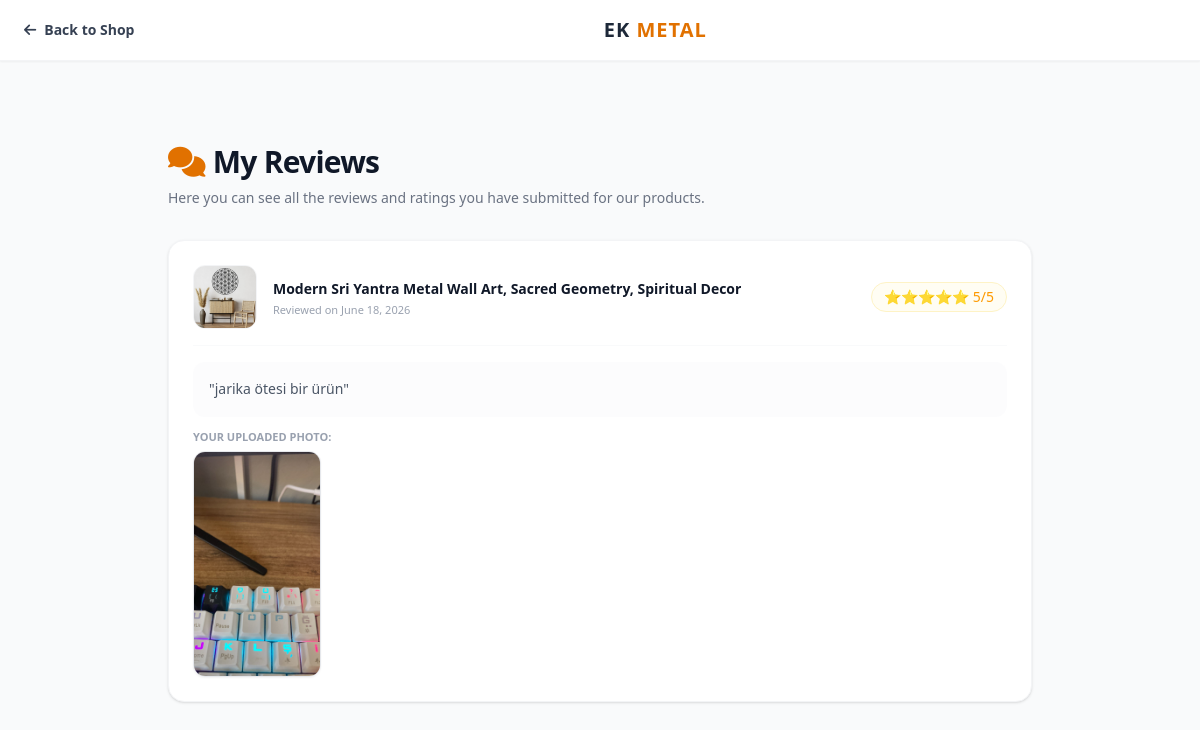
The page /my-reviews/ (signed in) on the database its author committed.
### shop/models.py (models this page shows, shortened)
class Review(models.Model):
    product = models.ForeignKey(Product, on_delete=models.CASCADE, related_name='reviews', verbose_name="Product")
    user = models.ForeignKey(User, on_delete=models.CASCADE, related_name='reviews', verbose_name="User")
    rating = models.PositiveIntegerField(default=5, verbose_name="Rating (1-5)")
    comment = models.TextField(verbose_name="Review Comment")
    image = models.ImageField(upload_to='reviews/', blank=True, null=True, verbose_name="Review Image")
    created_at = models.DateTimeField(auto_now_add=True)
    class Meta:
        verbose_name = "Product Review"
        verbose_name_plural = "Product Reviews"
        ordering = ['-created_at']

class Product(models.Model):
    category = models.ForeignKey(Category, on_delete=models.CASCADE, related_name='products', verbose_name="Category")
    title = models.CharField(max_length=200, verbose_name="Product Title")
    description = models.TextField(verbose_name="Product Description")
    description_features = models.TextField(blank=True, null=True, verbose_name="2. Açıklama (Kutulara Gidecek Kurumsal Metin)")
    price = models.DecimalField(max_digits=10, decimal_places=2, verbose_name="Base Price (Smallest Size)")
    discount_price = models.DecimalField(max_digits=10, decimal_places=2, null=True, blank=True, verbose_name="Discounted Base Price")
    stock = models.IntegerField(default=0, verbose_name="Stock Quantity")
    main_image = models.ImageField(upload_to='products/main/', verbose_name="Main Image")
    video = models.FileField(upload_to='products/videos/', null=True, blank=True, verbose_name="Product Video (Optional)")
    is_active = models.BooleanField(default=True, verbose_name="Is Active?")
    created_at = models.DateTimeField(auto_now_add=True, verbose_name="Created At")
    class Meta:
        verbose_name = "Product"
        verbose_name_plural = "Products"

### shop/views.py (the view)
# urls.py: path('my-reviews/', views.my_reviews_view, name='my_reviews'),
@login_required(login_url='/login/')
def my_reviews_view(request):
    user_reviews = request.user.reviews.all()
    context = {
        'reviews': user_reviews
    }
    return render(request, 'shop/my_reviews.html', context)

### shop/context_processors.py (called while the page is built)
def cart_item_count(request):
    if not request.user.is_authenticated:
        return {'cart_items_total': 0}
    try:
        cart = Cart.objects.get(user=request.user)
        total_items = sum(item.quantity for item in cart.items.all())
        return {'cart_items_total': total_items}
    except Cart.DoesNotExist:
        return {'cart_items_total': 0}

### shop/templates/shop/my_reviews.html (shortened to what this page needs)
<!DOCTYPE html>
<html lang="en">
<head>
    <script src="https://cdn.jsdelivr.net/npm/@tailwindcss/browser@4"></script>
    <link rel="stylesheet" href="https://cdnjs.cloudflare.com/ajax/libs/font-awesome/6.4.0/css/all.min.css">
</head>
<body class="bg-gray-50 text-gray-900 font-sans pt-24">
    <nav class="fixed top-0 left-0 w-full bg-white shadow-xs z-50 px-6 py-4 flex justify-between items-center border-b border-gray-100">
        <a href="/" class="text-gray-700 hover:text-amber-600 font-bold text-sm transition flex items-center gap-2">
            <i class="fa-solid fa-arrow-left"></i> Back to Shop
        </a>
        <a href="/" class="text-xl font-black tracking-wider text-gray-800">EK <span class="text-amber-600">METAL</span></a>
    </nav>
    <main class="max-w-4xl mx-auto px-4 py-12 min-h-screen">
        <h1 class="text-3xl font-black tracking-tight text-gray-900 mb-2 flex items-center gap-2">
            <i class="fa-solid fa-comments text-amber-600"></i> My Reviews
        </h1>
        <p class="text-sm text-gray-500 mb-8">Here you can see all the reviews and ratings you have submitted for our products.</p>
        <div class="space-y-6">
            {% for review in reviews %}
            <div class="bg-white p-6 rounded-2xl shadow-sm border border-gray-100 space-y-4">
                <div class="flex flex-col md:flex-row md:items-center justify-between gap-4 border-b border-gray-50 pb-4">
                    <div class="flex items-center gap-4">
                        {% if review.product.main_image %}
                        <img src="{{ review.product.main_image.url }}" alt="{{ review.product.title }}" class="w-16 h-16 rounded-xl object-cover border border-gray-100">
                        {% endif %}
                        <div>
                            <a href="{% url 'product_detail' review.product.pk %}" class="text-sm font-black text-gray-900 hover:text-amber-600 transition">
                                {{ review.product.title }}
                            </a>
                            <p class="text-[11px] text-gray-400 mt-0.5">Reviewed on {{ review.created_at|date:"N j, Y" }}</p>
                        </div>
                    </div>
                    <div class="text-amber-500 text-sm bg-amber-50/60 px-3 py-1 rounded-full border border-amber-100 w-fit">
                        {% if review.rating == 5 %}⭐⭐⭐⭐⭐ 5/5
                        {% elif review.rating == 4 %}⭐⭐⭐⭐ 4/5
                        {% elif review.rating == 3 %}⭐⭐⭐ 3/5
                        {% elif review.rating == 2 %}⭐⭐ 2/5
                        {% else %}⭐ 1/5{% endif %}
                    </div>
                </div>
                <div class="space-y-3">
                    <p class="text-sm text-gray-600 leading-relaxed font-medium bg-gray-50/50 p-4 rounded-xl">
                        "{{ review.comment }}"
                    </p>
                    {% if review.image %}
                    <div>
                        <p class="text-[11px] font-bold text-gray-400 uppercase mb-1.5">Your Uploaded Photo:</p>
                        <img src="{{ review.image.url }}" alt="User Uploaded Photo" class="w-32 h-auto rounded-xl border border-gray-200 shadow-xs">
                    </div>
                    {% endif %}
                </div>
            </div>
            {% endfor %}
        </div>
    </main>
</body>
</html>

### rows shown on the page
Review: product.main_image (picture), product "Modern Sri Yantra Metal Wall Art, Sacred Geometry, Spiritual Decor", created_at "June 18, 2026", rating "⭐⭐⭐⭐⭐ 5/5", comment "jarika ötesi bir ürün", image (picture)
